Frame 1 (no input): blank canvas, image omitted
Frame 60 (the mouse pressed at the canvas centre just before this capture): blank canvas, image omitted
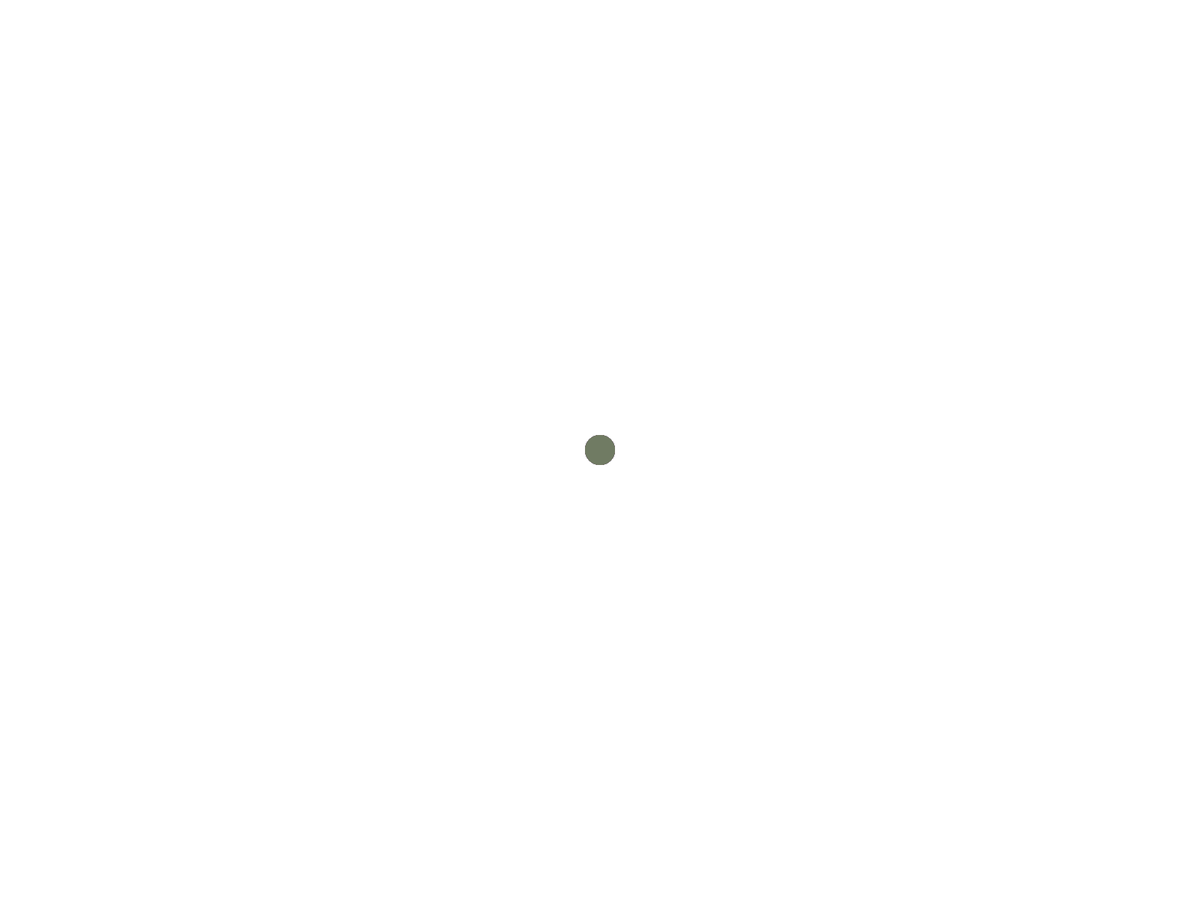
Frame 120 (the mouse held since frame 60 and released just before this capture)

The Processing sketch whose frames 1 and 60 were blank and that drew this single picture after the mouse press (run headless with seeded random() and noise(); from frame 60 on, the mouse is pressed at the canvas centre):

// Processing sketch: WIP
// ── WIP.pde

int x = -640;
int y = -400;
void setup(){
 fullScreen();
 frameRate(1000); 
 background(255);
}

void draw(){
  float r = random(255);
  float g = random(255);
  float b = random(255);
  
  
  if (mousePressed) {
    x = mouseX;
    y = mouseY;
  }
 noStroke();
 fill(r,g,b,120);
 ellipse(x,y,40,40);
 
 if(keyPressed) {
    if (key == 'c' || key == 'C') {
      int x = -640;
      int y = -400;
      background(255);
    }
  }
}
